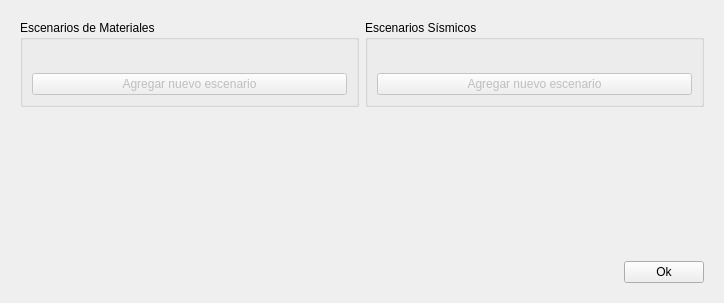
<?xml version="1.0" encoding="UTF-8"?>
<ui version="4.0">
 <class>ScenariosConfigUI</class>
 <widget class="QWidget" name="ScenariosConfigUI">
  <property name="geometry">
   <rect>
    <x>0</x>
    <y>0</y>
    <width>724</width>
    <height>303</height>
   </rect>
  </property>
  <property name="windowTitle">
   <string>Configuración de Escenarios</string>
  </property>
  <layout class="QVBoxLayout" name="verticalLayout">
   <item>
    <widget class="QWidget" name="widget_3" native="true">
     <layout class="QHBoxLayout" name="horizontalLayout_2">
      <item>
       <widget class="QGroupBox" name="groupBox">
        <property name="title">
         <string>Escenarios de Materiales</string>
        </property>
        <layout class="QVBoxLayout" name="verticalLayout_2">
         <item>
          <widget class="QWidget" name="widget_material_configs" native="true">
           <layout class="QGridLayout" name="gridLayout_2"/>
          </widget>
         </item>
         <item>
          <widget class="QPushButton" name="pushButton_new_material">
           <property name="enabled">
            <bool>false</bool>
           </property>
           <property name="text">
            <string>Agregar nuevo escenario</string>
           </property>
          </widget>
         </item>
        </layout>
       </widget>
      </item>
      <item>
       <widget class="QGroupBox" name="groupBox_2">
        <property name="title">
         <string>Escenarios Sísmicos</string>
        </property>
        <layout class="QVBoxLayout" name="verticalLayout_3">
         <item>
          <widget class="QWidget" name="widget_sismic_configs" native="true">
           <layout class="QGridLayout" name="gridLayout_3"/>
          </widget>
         </item>
         <item>
          <widget class="QPushButton" name="pushButton_new_sismic">
           <property name="enabled">
            <bool>false</bool>
           </property>
           <property name="text">
            <string>Agregar nuevo escenario</string>
           </property>
          </widget>
         </item>
        </layout>
       </widget>
      </item>
     </layout>
    </widget>
   </item>
   <item>
    <spacer name="verticalSpacer">
     <property name="orientation">
      <enum>Qt::Vertical</enum>
     </property>
     <property name="sizeHint" stdset="0">
      <size>
       <width>20</width>
       <height>40</height>
      </size>
     </property>
    </spacer>
   </item>
   <item>
    <widget class="QWidget" name="widget_2" native="true">
     <layout class="QHBoxLayout" name="horizontalLayout">
      <item>
       <spacer name="horizontalSpacer">
        <property name="orientation">
         <enum>Qt::Horizontal</enum>
        </property>
        <property name="sizeHint" stdset="0">
         <size>
          <width>40</width>
          <height>20</height>
         </size>
        </property>
       </spacer>
      </item>
      <item>
       <widget class="QPushButton" name="pushButton_scenarios_config">
        <property name="text">
         <string>Ok</string>
        </property>
       </widget>
      </item>
     </layout>
    </widget>
   </item>
  </layout>
 </widget>
 <resources/>
 <connections>
  <connection>
   <sender>pushButton_scenarios_config</sender>
   <signal>clicked()</signal>
   <receiver>ScenariosConfigUI</receiver>
   <slot>hide()</slot>
   <hints>
    <hint type="sourcelabel">
     <x>668</x>
     <y>273</y>
    </hint>
    <hint type="destinationlabel">
     <x>361</x>
     <y>151</y>
    </hint>
   </hints>
  </connection>
 </connections>
</ui>
